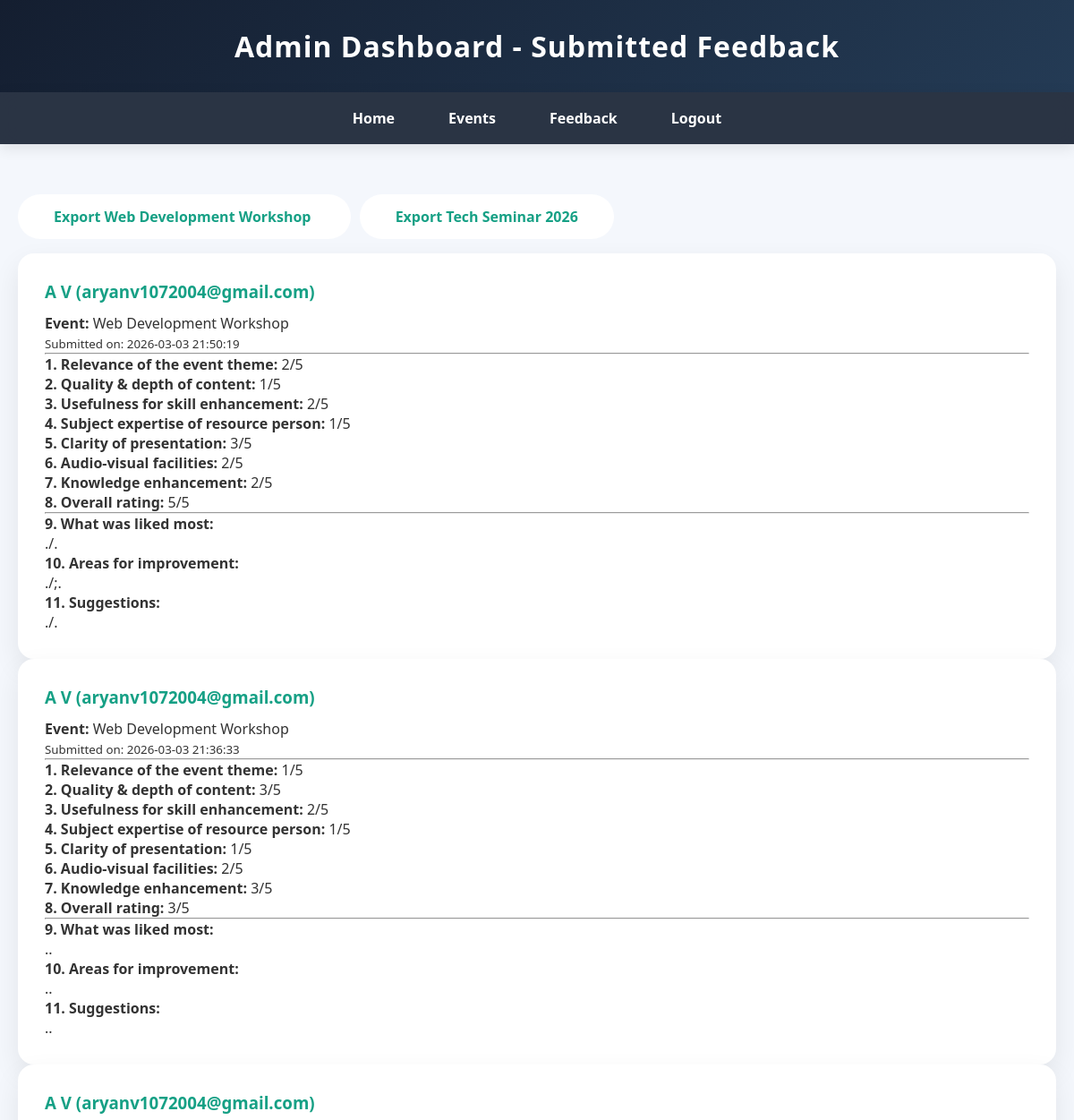
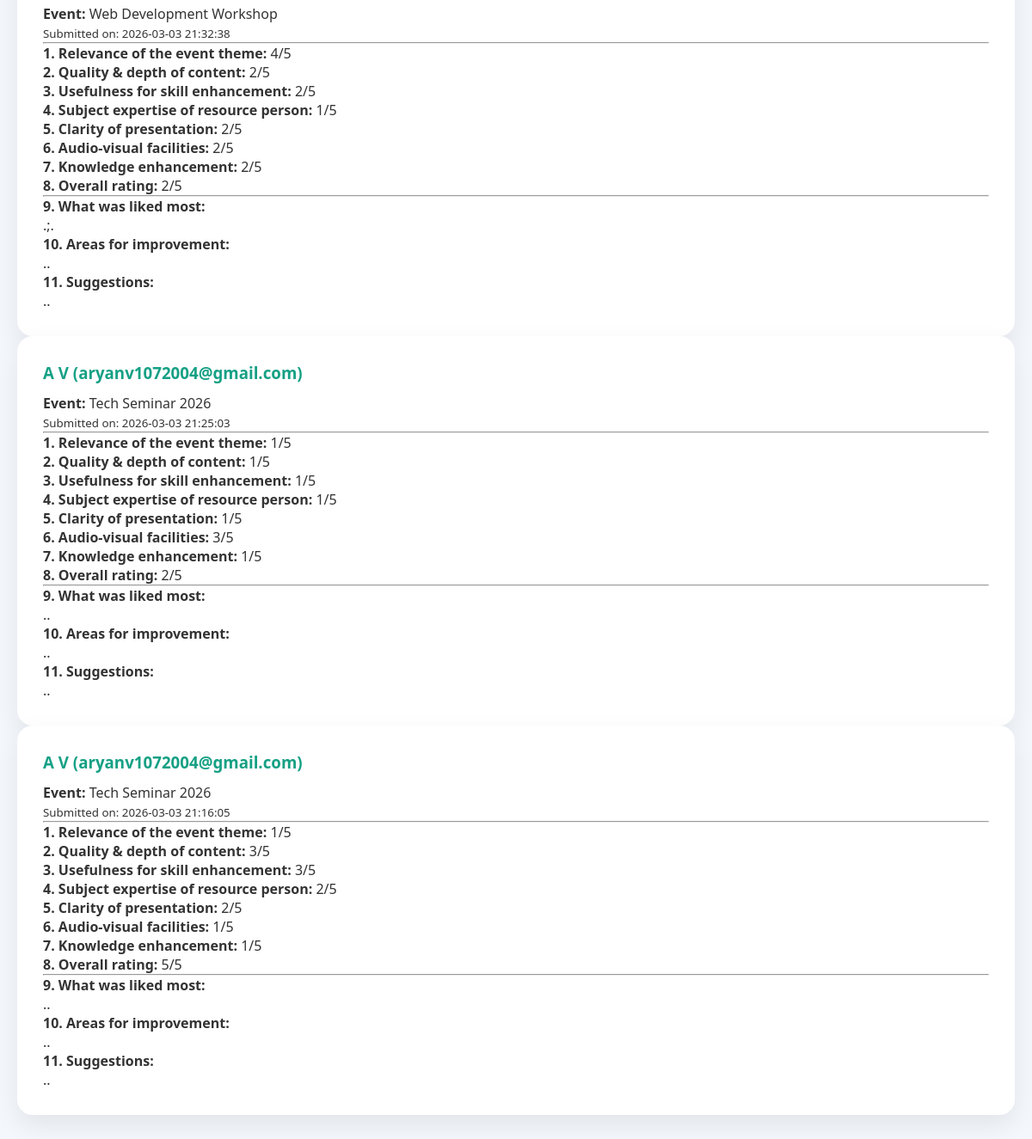
/view_feedback (signed in), run on the app's committed database (2 pictures, top to bottom).
### tables this page shows
CREATE TABLE feedback (
            id INTEGER PRIMARY KEY AUTOINCREMENT,
            name TEXT NOT NULL,
            email TEXT NOT NULL,
            event TEXT NOT NULL,

            q1 INTEGER NOT NULL,
            q2 INTEGER NOT NULL,
            q3 INTEGER NOT NULL,
            q4 INTEGER NOT NULL,
            q5 INTEGER NOT NULL,
            q6 INTEGER NOT NULL,
            q7 INTEGER NOT NULL,
            q8 INTEGER NOT NULL,

            liked TEXT NOT NULL,
            improvement TEXT NOT NULL,
            suggestion TEXT NOT NULL,

            created_at TEXT NOT NULL
        );

### app.py (the view)
@app.route("/view_feedback")
def view_feedback():
    if not session.get("admin_logged_in"):
        return redirect("/admin_login")
    conn = get_db_connection()
    feedbacks = conn.execute(
        "SELECT * FROM feedback ORDER BY id DESC"
    ).fetchall()
    conn.close()
    return render_template("view_feedback.html", feedbacks=feedbacks)

### app.py (called while the page is built)
def get_db_connection():
    conn = sqlite3.connect(DB_PATH)
    conn.row_factory = sqlite3.Row
    return conn

### templates/view_feedback.html (shortened to what this page needs)
<!DOCTYPE html>
<html>
<head>
    <link rel="stylesheet" href="{{ url_for('static', filename='style.css') }}">
</head>
<body>
<header>
    <h1>Admin Dashboard - Submitted Feedback</h1>
</header>
<nav>
    <ul>
        <li><a href="{{ url_for('home') }}">Home</a></li>
        <li><a href="{{ url_for('events') }}">Events</a></li>
        <li><a href="{{ url_for('feedback') }}">Feedback</a></li>
        <li><a href="{{ url_for('logout') }}">Logout</a></li>
    </ul>
</nav>
<main class="events-container">
    <div style="margin-bottom: 30px;">
        {% set events = feedbacks | map(attribute='event') | unique | list %}
        {% if events %}
            {% for event in events %}
                <a href="{{ url_for('export_csv', event_name=event) }}" class="btn" style="margin-right:10px; margin-top:10px;">
                    Export {{ event }}
                </a>
            {% endfor %}
        {% else %}
            <p>No events available for export.</p>
        {% endif %}
    </div>
    {% if feedbacks %}
        {% for fb in feedbacks %}
        <div class="event-card">
            <h3>{{ fb["name"] }} ({{ fb["email"] }})</h3>
            <p><strong>Event:</strong> {{ fb["event"] }}</p>
            <p><small>Submitted on: {{ fb["created_at"] }}</small></p>
            <hr>
            <p><strong>1. Relevance of the event theme:</strong> {{ fb["q1"] }}/5</p>
            <p><strong>2. Quality & depth of content:</strong> {{ fb["q2"] }}/5</p>
            <p><strong>3. Usefulness for skill enhancement:</strong> {{ fb["q3"] }}/5</p>
            <p><strong>4. Subject expertise of resource person:</strong> {{ fb["q4"] }}/5</p>
            <p><strong>5. Clarity of presentation:</strong> {{ fb["q5"] }}/5</p>
            <p><strong>6. Audio-visual facilities:</strong> {{ fb["q6"] }}/5</p>
            <p><strong>7. Knowledge enhancement:</strong> {{ fb["q7"] }}/5</p>
            <p><strong>8. Overall rating:</strong> {{ fb["q8"] }}/5</p>
            <hr>
            <p><strong>9. What was liked most:</strong><br> {{ fb["liked"] }}</p>
            <p><strong>10. Areas for improvement:</strong><br> {{ fb["improvement"] }}</p>
            <p><strong>11. Suggestions:</strong><br> {{ fb["suggestion"] }}</p>
        </div>
        {% endfor %}
    {% else %}
        <p style="text-align:center; font-weight:600;">No feedback submitted yet.</p>
    {% endif %}
</main>
</body>
</html>

### static/style.css (style rules this page uses)
* { margin: 0; padding: 0; box-sizing: border-box; }
body { font-family: 'Poppins', 'Segoe UI', sans-serif; background: #f4f7fc; color: #333; min-height: 100vh; display: flex; flex-direction: column; }
main { flex: 1; }
header { background: linear-gradient(135deg, #141e30, #243b55); color: white; text-align: center; padding: 30px 20px; letter-spacing: 1px; }
nav { position: sticky; top: 0; backdrop-filter: blur(12px); background: rgba(20, 30, 48, 0.9); box-shadow: 0 4px 15px rgba(0,0,0,0.1); z-index: 1000; }
nav ul { display: flex; justify-content: center; list-style: none; }
nav ul li { padding: 18px 30px; }
nav ul li a { color: white; text-decoration: none; font-weight: 600; position: relative; transition: 0.3s ease; }
nav ul li a::after { content: ""; position: absolute; left: 0; bottom: -6px; width: 0%; height: 2px; background: #1abc9c; transition: 0.3s ease; }
.btn { padding: 14px 40px; background: white; color: #16a085; font-weight: 600; text-decoration: none; border-radius: 50px; transition: 0.3s ease; }
.events-container { padding: 70px 20px; }
.event-card { background: white; padding: 30px; border-radius: 18px; box-shadow: 0 12px 30px rgba(0,0,0,0.08); transition: 0.4s ease; }
.event-card h3 { margin-bottom: 12px; color: #16a085; }

### data on the page
feedback: event "Web Development Workshop", name "A V", email "aryanv1072004@gmail.com", created_at "2026-03-03 21:50:19", q1 "2", q2 "1", q3 "2", q4 "1", q5 "3", q6 "2", q7 "2", q8 "5", liked "./.", improvement "./;.", suggestion "./."
feedback: event "Tech Seminar 2026", name "A V", email "aryanv1072004@gmail.com", created_at "2026-03-03 21:25:03", q1 "1", q2 "1", q3 "1", q4 "1", q5 "1", q6 "3", q7 "1", q8 "2", liked "..", improvement "..", suggestion ".."
feedback: name "A V", email "aryanv1072004@gmail.com", event "Web Development Workshop", created_at "2026-03-03 21:36:33", q1 "1", q2 "3", q3 "2", q4 "1", q5 "1", q6 "2", q7 "3", q8 "3", liked "..", improvement "..", suggestion ".."
feedback: name "A V", email "aryanv1072004@gmail.com", event "Web Development Workshop", created_at "2026-03-03 21:32:38", q1 "4", q2 "2", q3 "2", q4 "1", q5 "2", q6 "2", q7 "2", q8 "2", liked ".;.", improvement "..", suggestion ".."
feedback: name "A V", email "aryanv1072004@gmail.com", event "Tech Seminar 2026", created_at "2026-03-03 21:16:05", q1 "1", q2 "3", q3 "3", q4 "2", q5 "2", q6 "1", q7 "1", q8 "5", liked "..", improvement "..", suggestion ".."
